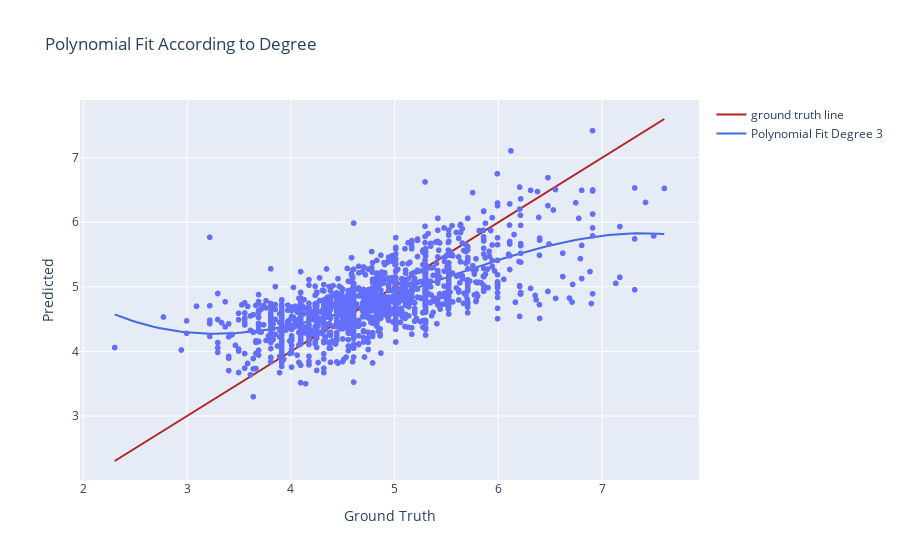

This figure's notebook cell:
### Code cell
degree=3
model = make_pipeline(PolynomialFeatures(degree), LinearRegression())
model.fit(X_train, y_train)
y_pred = model.predict(X_test)
mse = mean_squared_error(y_test, y_pred)
r2 = r2_score(y_test, y_pred)
print(f'MSE: {mse}')
print(f'R2 score: {r2}')
plot_graphs(y_test, y_pred, degree)

### Figure 1 — Plotly figure (JSON) as saved in the notebook; plotly's stock layout.template omitted (floating-point values rounded to 4 significant figures; data arrays with more than 128 entries replaced by an {"elided": "..."} marker saying what was removed)
{"data": [{"hovertemplate": "ground truth=%{x}<br>Predicted=%{y}<extra></extra>", "legendgroup": "", "marker": {"color": "#636efa", "symbol": "circle"}, "mode": "markers", "name": "", "showlegend": false, "type": "scattergl", "x": {"elided": "1478 float values"}, "xaxis": "x", "y": {"elided": "1478 float values"}, "yaxis": "y"}, {"line": {"color": "firebrick", "width": 2}, "mode": "lines", "name": "ground truth line", "type": "scatter", "x": {"elided": "1478 float values"}, "y": {"elided": "1478 float values"}}, {"line": {"color": "royalblue", "width": 2}, "mode": "lines", "name": "Polynomial Fit Degree 3", "type": "scatter", "x": [2.303, 2.356, 2.41, 2.463, 2.517, 2.57, 2.624, 2.677, 2.731, 2.784, 2.838, 2.891, 2.945, 2.998, 3.051, 3.105, 3.158, 3.212, 3.265, 3.319, 3.372, 3.426, 3.479, 3.533, 3.586, 3.64, 3.693, 3.747, 3.8, 3.854, 3.907, 3.961, 4.014, 4.068, 4.121, 4.175, 4.228, 4.282, 4.335, 4.389, 4.442, 4.496, 4.549, 4.603, 4.656, 4.71, 4.763, 4.817, 4.87, 4.924, 4.977, 5.031, 5.084, 5.138, 5.191, 5.245, 5.298, 5.352, 5.405, 5.459, 5.512, 5.566, 5.619, 5.673, 5.726, 5.78, 5.833, 5.887, 5.94, 5.994, 6.047, 6.101, 6.154, 6.208, 6.261, 6.315, 6.368, 6.422, 6.475, 6.529, 6.582, 6.636, 6.689, 6.743, 6.796, 6.849, 6.903, 6.956, 7.01, 7.063, 7.117, 7.17, 7.224, 7.277, 7.331, 7.384, 7.438, 7.491, 7.545, 7.598], "y": [4.574, 4.54, 4.508, 4.478, 4.451, 4.425, 4.402, 4.381, 4.362, 4.345, 4.33, 4.316, 4.305, 4.296, 4.288, 4.282, 4.277, 4.275, 4.274, 4.274, 4.276, 4.28, 4.285, 4.291, 4.299, 4.308, 4.319, 4.33, 4.343, 4.357, 4.372, 4.389, 4.406, 4.424, 4.444, 4.464, 4.485, 4.507, 4.53, 4.553, 4.578, 4.603, 4.628, 4.654, 4.681, 4.708, 4.736, 4.764, 4.793, 4.822, 4.851, 4.88, 4.91, 4.94, 4.97, 5.0, 5.031, 5.061, 5.091, 5.121, 5.151, 5.181, 5.211, 5.241, 5.27, 5.299, 5.328, 5.356, 5.384, 5.411, 5.438, 5.465, 5.491, 5.516, 5.54, 5.564, 5.587, 5.609, 5.631, 5.652, 5.671, 5.69, 5.708, 5.724, 5.74, 5.754, 5.768, 5.78, 5.791, 5.801, 5.809, 5.816, 5.821, 5.825, 5.828, 5.829, 5.829, 5.827, 5.823, 5.818]}], "layout": {"legend": {"tracegroupgap": 0}, "title": {"text": "Polynomial Fit According to Degree"}, "xaxis": {"anchor": "y", "domain": [0, 1], "title": {"text": "Ground Truth"}}, "yaxis": {"anchor": "x", "domain": [0, 1], "title": {"text": "Predicted"}}}}
